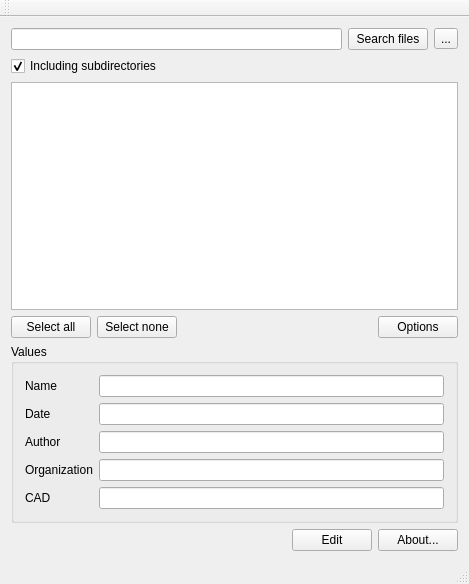
<?xml version="1.0" encoding="UTF-8"?>
<ui version="4.0">
 <class>MainWindow</class>
 <widget class="QMainWindow" name="MainWindow">
  <property name="geometry">
   <rect>
    <x>0</x>
    <y>0</y>
    <width>469</width>
    <height>584</height>
   </rect>
  </property>
  <property name="windowTitle">
   <string>ZIMA-STEP-Edit BETA</string>
  </property>
  <property name="unifiedTitleAndToolBarOnMac">
   <bool>false</bool>
  </property>
  <widget class="QWidget" name="centralWidget">
   <layout class="QVBoxLayout" name="verticalLayout">
    <item>
     <layout class="QHBoxLayout" name="horizontalLayout">
      <item>
       <widget class="QLineEdit" name="pathLineEdit"/>
      </item>
      <item>
       <widget class="QPushButton" name="searchButton">
        <property name="text">
         <string>Search files</string>
        </property>
       </widget>
      </item>
      <item>
       <widget class="QToolButton" name="browseButton">
        <property name="text">
         <string>...</string>
        </property>
       </widget>
      </item>
     </layout>
    </item>
    <item>
     <widget class="QCheckBox" name="subdirsCheckBox">
      <property name="text">
       <string>Including subdirectories</string>
      </property>
      <property name="checked">
       <bool>true</bool>
      </property>
     </widget>
    </item>
    <item>
     <widget class="QListWidget" name="fileListWidget"/>
    </item>
    <item>
     <layout class="QHBoxLayout" name="horizontalLayout_2">
      <item>
       <widget class="QPushButton" name="selectAllButton">
        <property name="text">
         <string>Select all</string>
        </property>
       </widget>
      </item>
      <item>
       <widget class="QPushButton" name="selectNoneButton">
        <property name="text">
         <string>Select none</string>
        </property>
       </widget>
      </item>
      <item>
       <spacer name="horizontalSpacer">
        <property name="orientation">
         <enum>Qt::Horizontal</enum>
        </property>
        <property name="sizeHint" stdset="0">
         <size>
          <width>40</width>
          <height>20</height>
         </size>
        </property>
       </spacer>
      </item>
      <item>
       <widget class="QPushButton" name="optionsButton">
        <property name="text">
         <string>Options</string>
        </property>
       </widget>
      </item>
     </layout>
    </item>
    <item>
     <widget class="QGroupBox" name="groupBox">
      <property name="title">
       <string>Values</string>
      </property>
      <layout class="QFormLayout" name="formLayout">
       <property name="fieldGrowthPolicy">
        <enum>QFormLayout::AllNonFixedFieldsGrow</enum>
       </property>
       <item row="0" column="0">
        <widget class="QLabel" name="nameLabel">
         <property name="text">
          <string>Name</string>
         </property>
        </widget>
       </item>
       <item row="0" column="1">
        <widget class="QLineEdit" name="nameLineEdit"/>
       </item>
       <item row="1" column="0">
        <widget class="QLabel" name="dateLabel">
         <property name="text">
          <string>Date</string>
         </property>
        </widget>
       </item>
       <item row="1" column="1">
        <widget class="QLineEdit" name="dateLineEdit"/>
       </item>
       <item row="2" column="0">
        <widget class="QLabel" name="authorLabel">
         <property name="text">
          <string>Author</string>
         </property>
        </widget>
       </item>
       <item row="2" column="1">
        <widget class="QLineEdit" name="authorLineEdit"/>
       </item>
       <item row="3" column="0">
        <widget class="QLabel" name="organizationLabel">
         <property name="text">
          <string>Organization</string>
         </property>
        </widget>
       </item>
       <item row="3" column="1">
        <widget class="QLineEdit" name="organizationLineEdit"/>
       </item>
       <item row="4" column="0">
        <widget class="QLabel" name="cadLabel">
         <property name="text">
          <string>CAD</string>
         </property>
        </widget>
       </item>
       <item row="4" column="1">
        <widget class="QLineEdit" name="cadLineEdit"/>
       </item>
      </layout>
     </widget>
    </item>
    <item>
     <layout class="QHBoxLayout" name="horizontalLayout_3">
      <item>
       <spacer name="horizontalSpacer_2">
        <property name="orientation">
         <enum>Qt::Horizontal</enum>
        </property>
        <property name="sizeHint" stdset="0">
         <size>
          <width>40</width>
          <height>20</height>
         </size>
        </property>
       </spacer>
      </item>
      <item>
       <widget class="QPushButton" name="editButton">
        <property name="text">
         <string>Edit</string>
        </property>
       </widget>
      </item>
      <item>
       <widget class="QPushButton" name="pushButton_4">
        <property name="text">
         <string>About...</string>
        </property>
       </widget>
      </item>
     </layout>
    </item>
   </layout>
  </widget>
  <widget class="QMenuBar" name="menuBar">
   <property name="geometry">
    <rect>
     <x>0</x>
     <y>0</y>
     <width>469</width>
     <height>22</height>
    </rect>
   </property>
  </widget>
  <widget class="QToolBar" name="mainToolBar">
   <attribute name="toolBarArea">
    <enum>TopToolBarArea</enum>
   </attribute>
   <attribute name="toolBarBreak">
    <bool>false</bool>
   </attribute>
  </widget>
  <widget class="QStatusBar" name="statusBar"/>
 </widget>
 <layoutdefault spacing="6" margin="11"/>
 <resources/>
 <connections/>
</ui>
